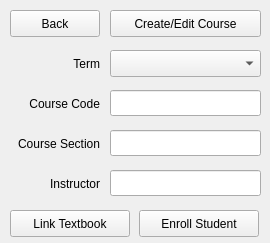
<?xml version="1.0" encoding="UTF-8"?>
<ui version="4.0">
 <class>ModifyCourseFormWindow</class>
 <widget class="QWidget" name="ModifyCourseFormWindow">
  <property name="geometry">
   <rect>
    <x>0</x>
    <y>0</y>
    <width>270</width>
    <height>243</height>
   </rect>
  </property>
  <property name="windowTitle">
   <string>Form</string>
  </property>
  <widget class="QPushButton" name="enrollStudent">
   <property name="geometry">
    <rect>
     <x>139</x>
     <y>210</y>
     <width>120</width>
     <height>27</height>
    </rect>
   </property>
   <property name="text">
    <string>Enroll Student</string>
   </property>
  </widget>
  <widget class="QPushButton" name="linkTextbook">
   <property name="geometry">
    <rect>
     <x>10</x>
     <y>210</y>
     <width>120</width>
     <height>27</height>
    </rect>
   </property>
   <property name="text">
    <string>Link Textbook</string>
   </property>
  </widget>
  <widget class="QPushButton" name="backButton">
   <property name="geometry">
    <rect>
     <x>10</x>
     <y>10</y>
     <width>90</width>
     <height>27</height>
    </rect>
   </property>
   <property name="text">
    <string>Back</string>
   </property>
  </widget>
  <widget class="QComboBox" name="termSelectOption">
   <property name="geometry">
    <rect>
     <x>110</x>
     <y>50</y>
     <width>151</width>
     <height>27</height>
    </rect>
   </property>
  </widget>
  <widget class="QLabel" name="termLabel">
   <property name="geometry">
    <rect>
     <x>10</x>
     <y>50</y>
     <width>90</width>
     <height>27</height>
    </rect>
   </property>
   <property name="text">
    <string>Term</string>
   </property>
   <property name="alignment">
    <set>Qt::AlignRight|Qt::AlignTrailing|Qt::AlignVCenter</set>
   </property>
  </widget>
  <widget class="QLineEdit" name="titleTextbox">
   <property name="geometry">
    <rect>
     <x>110</x>
     <y>90</y>
     <width>151</width>
     <height>26</height>
    </rect>
   </property>
   <property name="text">
    <string/>
   </property>
  </widget>
  <widget class="QPushButton" name="createButton">
   <property name="geometry">
    <rect>
     <x>110</x>
     <y>10</y>
     <width>151</width>
     <height>27</height>
    </rect>
   </property>
   <property name="text">
    <string>Create/Edit Course</string>
   </property>
  </widget>
  <widget class="QLabel" name="courseCodeLabel">
   <property name="geometry">
    <rect>
     <x>10</x>
     <y>90</y>
     <width>90</width>
     <height>27</height>
    </rect>
   </property>
   <property name="text">
    <string>Course Code</string>
   </property>
   <property name="alignment">
    <set>Qt::AlignRight|Qt::AlignTrailing|Qt::AlignVCenter</set>
   </property>
  </widget>
  <widget class="QLabel" name="courseSectionLabel">
   <property name="geometry">
    <rect>
     <x>10</x>
     <y>130</y>
     <width>90</width>
     <height>27</height>
    </rect>
   </property>
   <property name="text">
    <string>Course Section</string>
   </property>
   <property name="alignment">
    <set>Qt::AlignRight|Qt::AlignTrailing|Qt::AlignVCenter</set>
   </property>
  </widget>
  <widget class="QLabel" name="InstructorLabel">
   <property name="geometry">
    <rect>
     <x>10</x>
     <y>170</y>
     <width>90</width>
     <height>27</height>
    </rect>
   </property>
   <property name="text">
    <string>Instructor</string>
   </property>
   <property name="alignment">
    <set>Qt::AlignRight|Qt::AlignTrailing|Qt::AlignVCenter</set>
   </property>
  </widget>
  <widget class="QLineEdit" name="titleTextbox_2">
   <property name="geometry">
    <rect>
     <x>110</x>
     <y>130</y>
     <width>151</width>
     <height>26</height>
    </rect>
   </property>
   <property name="text">
    <string/>
   </property>
  </widget>
  <widget class="QLineEdit" name="titleTextbox_3">
   <property name="geometry">
    <rect>
     <x>110</x>
     <y>170</y>
     <width>151</width>
     <height>26</height>
    </rect>
   </property>
   <property name="text">
    <string/>
   </property>
  </widget>
 </widget>
 <resources/>
 <connections/>
</ui>
